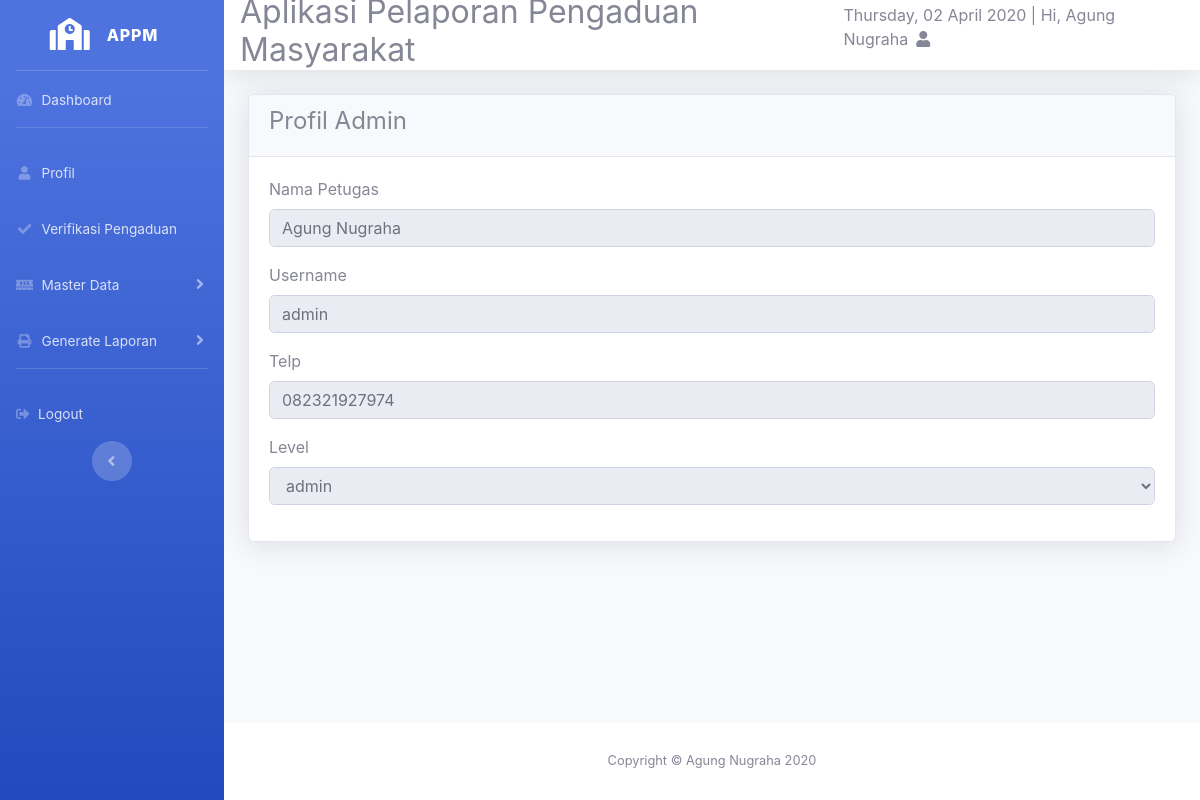
The app's page /admin/admin.php?url=profil_admin (signed in) with its own data.
### tables this page shows
CREATE TABLE `petugas` (
  `id_petugas` int(11) NOT NULL,
  `nama_petugas` varchar(35) NOT NULL,
  `username` varchar(25) NOT NULL,
  `password` varchar(32) NOT NULL,
  `telp` varchar(13) NOT NULL,
  `level` enum('admin','petugas') NOT NULL
);

### admin/profil_admin.php (the view, shortened to what this page needs)
<!DOCTYPE html>
<html lang="en">
<head>
  <link href="../vendor/fontawesome-free/css/all.min.css" rel="stylesheet" type="text/css">
  <link href="../css/sb-admin-2.min.css" rel="stylesheet">
</head>
<body id="page-top">
  <div class="card shadow">
      <div class="card-header">
            <h4>Profil Admin</h4>
      </div>
      <div class="card-body">
        <?php
        require '../koneksi.php';
        $sql=mysqli_query($koneksi, "SELECT * FROM petugas WHERE id_petugas=$_SESSION[id_petugas];");
        if($data=mysqli_fetch_array($sql))
        {
         ?>
          <form action="#" method="post" class="form-horizontal" enctype="multipart/form-data">
               <div class="form-group cols-sm-6">
                  <label>Nama Petugas</label>
                  <input type="text" class="form-control" name="nama_petugas" value="<?php echo $data['nama_petugas']; ?>" readonly>
              </div>
              <div class="form-group cols-sm-6">
                  <label>Username</label>
                  <input type="text" class="form-control" name="username" value="<?php echo $data['username']; ?>" readonly>
              </div>
              <div class="form-group cols-sm-6">
                  <label>Telp</label>
                  <input type="number" class="form-control" name="telp" value="<?php echo $data['telp']; ?>" readonly>
              </div>
              <div class="form-group cols-sm-6">
                  <label>Level</label>
                  <select class="form-control" name="level" readonly>
                  <option value="<?php echo $data['level']; ?>"><?php echo $data['level']; ?></option>
                  </select>
              </div>
          </form>
        <?php } ?>
  </div>
</div>
</body>
</html>

### records on screen
petugas: nama_petugas "Agung Nugraha", username "admin", telp "082321927974", level "admin"

### other values on screen
$_SESSION['nama'] "Agung Nugraha"
